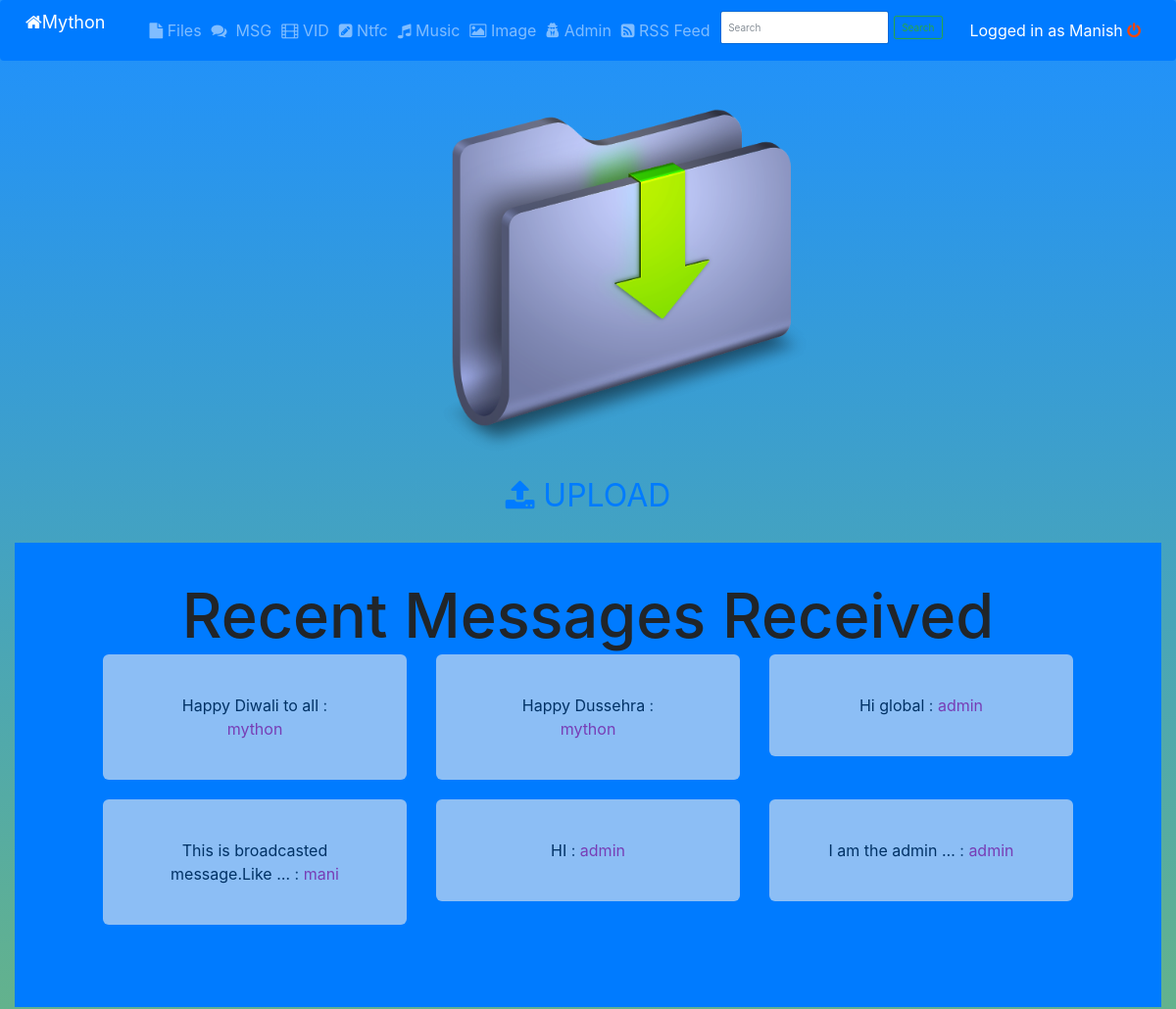
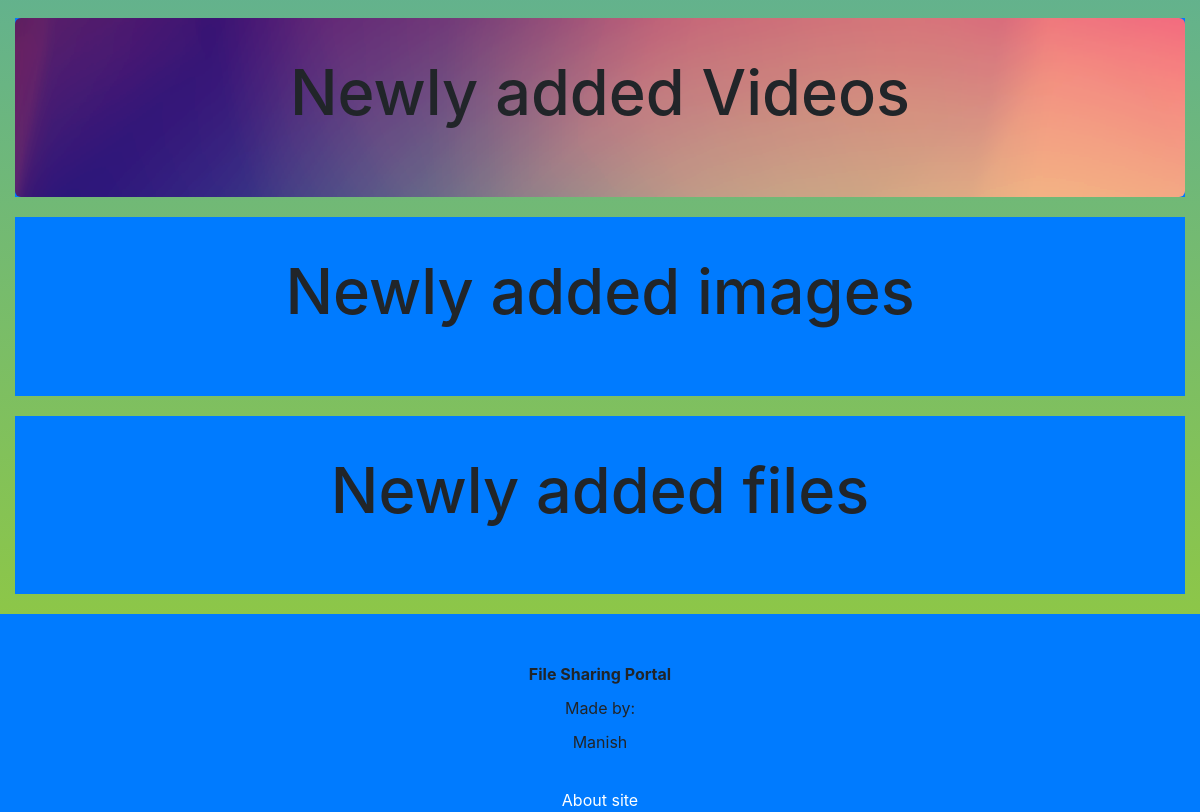
Page /webapp/user_home (signed in) on the committed database (2 pictures, top to bottom).
### webapp/models.py (models this page shows, shortened)
class Message(models.Model):
    message = models.CharField(max_length=1000)
    sender = models.CharField(max_length=300, blank=True)

### webapp/views.py (the view)
def index(request):
    if request.user.is_authenticated():
        vidqr = models.Video.objects.all().order_by("-uploaded_at")[:6]
        msgqr = models.Message.objects.all().order_by("-pk")[:6]
        imgqr = models.Image.objects.all().order_by("-pk")[:6]
        fileqr = models.File.objects.all().order_by("-pk")[:6]
        context = {'vidqr': vidqr, 'msgqr': msgqr, 'imgqr':imgqr, 'fileqr':fileqr}
        return render(request, 'webapp/index.html', context)
    else:
        return render(request, 'webapp/home.html', context=None)

### webapp/templates/webapp/index.html (shortened to what this page needs)
{%  extends "webapp/includes/base.html" %}
{% block content %}
    <body style="background:linear-gradient(dodgerblue,yellowgreen) ;background-attachment: fixed ;height: 100%;font-size: medium">
    {% include 'webapp/includes/navbar.html' %}
    <img src="../../../media/assets/bg.png" width="400" height="400" style="position: relative;left: 36%" >
    <div class=""><center>
        <a href="{% url 'webapp:upload-menu' %}" style="font-size: xx-large;text-decoration: none"><i class="fa fa-upload"></i> UPLOAD</a></center><br/>
    </div>
    <div class="container-fluid">
    <div  style="background-color: #007bff;text-align: center;text-decoration-color: #ffffff">
        <div class="jumbotron" style="background-color: #007bff">
            <h1>Recent Messages Received</h1>
            <div class="container">
            {% include 'webapp/show/msgshow.html' with msgquery=msgqr %}
            </div>
            <br/>
        </div>
    </div>
    </div>
    <div class="container-fluid"  >
    <div  style="background-color: #007bff;text-align: center;text-decoration-color: #ffffff">
        <div class="jumbotron" style="background-image: url('./../../../media/assets/color-gradient-wallpaper-3.jpg.png')">
            <h1>Newly added Videos</h1>
            <br/>
        </div>
    </div>
    </div>
    <div class="container-fluid"  >
    <div  style="background-color: #007bff;text-align: center;text-decoration-color: #ffffff">
        <div class="jumbotron" style="background-color: #007bff">
            <h1>Newly added images</h1>
            <div class="container">
            {% include 'webapp/show/imgshow.html' with imgquery=imgqr %}
            </div>
            <br/>
        </div>
    </div>
    </div>
    <div class="container-fluid"  >
    <div  style="background-color: #007bff;text-align: center;text-decoration-color: #ffffff">
        <div class="jumbotron" style="background-color: #007bff">
            <h1>Newly added files</h1>
            <br/>
        </div>
    </div>
    </div>
    {% include 'webapp/includes/footer2.html' %}
    </body>
{% endblock %}

### webapp/templates/webapp/includes/navbar.html (shortened to what this page needs)
{% block navbar %}
{%  load staticfiles %}
    {% block head %}
        <link rel="stylesheet" href="https://maxcdn.bootstrapcdn.com/bootstrap/3.3.7/css/bootstrap.min.css">
        <link rel="stylesheet" href="https://cdnjs.cloudflare.com/ajax/libs/font-awesome/4.7.0/css/font-awesome.min.css">
<link rel='stylesheet' href="{%  static 'css/bootstrap.min.css' %}" type='text/css'/>
{% endblock %}
        <nav class="navbar navbar-expand-lg navbar-dark bg-primary">
  <a class="navbar-brand" href="{%  url 'webapp:index' %}" style="font-size: large"><i class="fa fa-home"></i>Mython</a>
  <div class="collapse navbar-collapse" id="navbarSupportedContent">
    <ul class="navbar-nav mr-auto">
      <li class="nav-item">
        <a class="nav-link" href="{% url 'webapp:file_all' %}"><i class="fa fa-file"></i>  Files</a>
      </li>
        <li><a class="nav-link" href="{% url 'webapp:messages_all' %}" ><i class="fa fa-comments"></i>&nbsp; MSG</a>
        </li>
        <li><a class="nav-link" href="{% url 'webapp:vid_all' %}" ><i class="fa fa-film"></i> VID</a>
        </li>
      <li class="nav-item">
        <a class="nav-link" href="{% url 'webapp:notification_all' %}"><i class="fa fa-pencil-square"></i> Ntfc</a>
      </li>
      <li class="nav-item">
        <a class="nav-link" href="{% url 'webapp:album_all' %}"><i class="fa fa-music"></i> Music</a>
      </li>
        <li class="nav-item">
        <a class="nav-link" href="{% url 'webapp:img_all' %}"><i class="fa fa-picture-o"></i> Image</a>
      </li>
        <li class="nav-item">
        <a class="nav-link" href="http://127.0.0.1:8000/admin/"><i class="fa fa-user-secret"></i> Admin</a>
      </li>
      <li class="nav-item">
        <a class="nav-link " href="{% url 'webapp:rss' %}"><i class="fa fa-rss-square">  </i>  RSS Feed</a>
      </li>
    <li class="nav-link">
    <form class="form-inline my-2 my-lg-0" method="get" action="{% url 'webapp:search' %}">
      <input class="form-control mr-sm-2" type="text" placeholder="Search" aria-label="Search" name="q">
      <button class="btn btn-outline-success my-2 my-sm-0" type="submit">Search</button>
    </form>
    </li>
    </ul>
        <a class="nav-link " href="{% url 'webapp:user_logout' %}" style="color: inherit">Logged in as {{ request.user.first_name }} <i class="fa fa-power-off" style="color: orangered" href="{% url 'webapp:user_logout' %}">  </i> </a>
  </div>
</nav>
{% endblock %}

### webapp/templates/webapp/show/msgshow.html
{% block msgshow %}
    <div class="container">
    <div class="row">
    {% for msg in msgquery %}
          <div class="col-sm-4">
           <div class="jumbotron" style="opacity: 0.6">
    <a href=" /webapp/message/{{ msg.id }}" style="color: #000000">{{ msg.message|truncatewords:'4' }}</a>   : <a style="color: mediumvioletred">{{ msg.sender }}</a>
    </div>
</div>
    {%  endfor %}</div>
    </div>
{% endblock %}

### rows in the picture
Message: message "Happy Diwali to all", sender "mython"
Message: message "Happy Dussehra", sender "mython"
Message: message "Hi global", sender "admin"
Message: message "This is broadcasted message.Like …", sender "mani"
Message: message "HI", sender "admin"
Message: message "I am the admin …", sender "admin"

### other values in the picture
{{ request.user.first_name }} "Manish"
